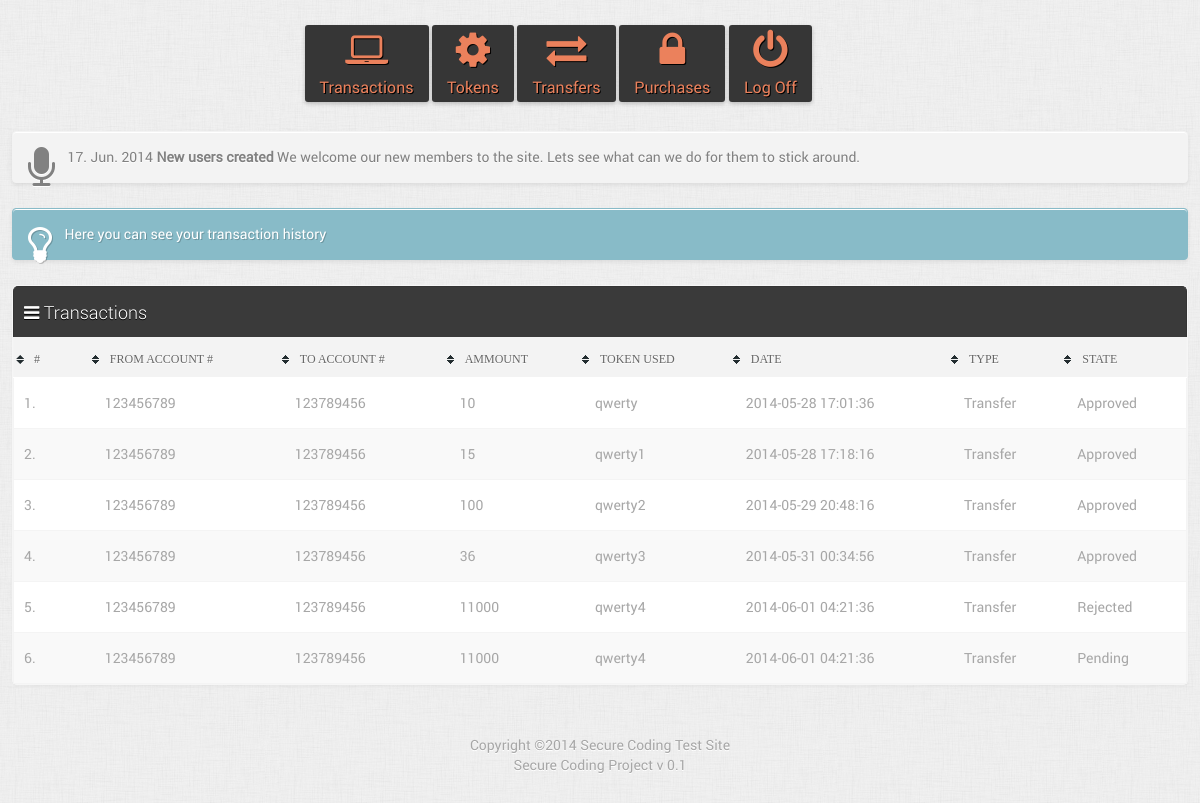
Page /loginsys/main.php?do=transactions (signed in) on the committed database.
### tables this page shows
CREATE TABLE IF NOT EXISTS `news` (
  `id` int(11) NOT NULL AUTO_INCREMENT,
  `title` varchar(55) NOT NULL,
  `body` text NOT NULL,
  `author` varchar(55) NOT NULL,
  `created` date NOT NULL DEFAULT '0000-00-00',
  `active` tinyint(1) NOT NULL DEFAULT '0',
  PRIMARY KEY (`id`)
);

CREATE TABLE IF NOT EXISTS `transactions` (
  `id` int(11) NOT NULL AUTO_INCREMENT,
  `from_account` int(11) NOT NULL,
  `to_account` int(11) NOT NULL,
  `ammount` int(11) NOT NULL,
  `token` varchar(50) NOT NULL,
  `transaction_date` int(11) NOT NULL,
  `transaction_state` int(11) NOT NULL,
  `transaction_type` int(11) NOT NULL,
  PRIMARY KEY (`id`,`from_account`,`to_account`),
  KEY `id` (`id`)
);

CREATE TABLE IF NOT EXISTS `settings` (
  `site_name` varchar(50) DEFAULT NULL,
  `site_email` varchar(40) DEFAULT NULL,
  `site_url` varchar(200) DEFAULT NULL,
  `reg_allowed` tinyint(1) NOT NULL DEFAULT '1',
  `user_limit` tinyint(1) NOT NULL DEFAULT '0',
  `reg_verify` tinyint(1) NOT NULL DEFAULT '0',
  `notify_admin` tinyint(1) NOT NULL DEFAULT '0',
  `auto_verify` tinyint(1) NOT NULL DEFAULT '0',
  `user_perpage` varchar(4) NOT NULL DEFAULT '10',
  `thumb_w` varchar(4) NOT NULL,
  `thumb_h` varchar(4) NOT NULL,
  `logo` varchar(50) DEFAULT NULL,
  `backup` varchar(60) DEFAULT NULL,
  `mailer` enum('PHP','SMTP') NOT NULL DEFAULT 'PHP',
  `smtp_host` varchar(100) DEFAULT NULL,
  `smtp_user` varchar(50) DEFAULT NULL,
  `smtp_pass` varchar(50) DEFAULT NULL,
  `smtp_port` varchar(6) DEFAULT NULL,
  `is_ssl` tinyint(1) NOT NULL DEFAULT '0',
  `version` varchar(5) DEFAULT NULL
);

### loginsys/lib/class_registry.php (called while the page is built, shortened)
<?php
  abstract class Registry
  {
      static $objects = array();
      public static function get($name)
      {
          return isset(self::$objects[$name]) ? self::$objects[$name] : null;
      }
      public static function set($name, $object)
      {
          self::$objects[$name] = $object;
      }
  }
?>

### loginsys/init.php (called while the page is built, shortened)
<?php
  require_once(BASEPATH . "lib/class_db.php");
  require_once(BASEPATH . "lib/class_registry.php");
  require_once(BASEPATH . "lib/functions.php");
  require_once(BASEPATH . "lib/class_core.php");
  Registry::set('Core',new Core());
  $core = Registry::get("Core");
  require_once(BASEPATH . "lib/class_user.php");
  $user = Registry::get("Users");
?>

### loginsys/lib/class_user.php (called while the page is built, shortened)
<?php
  class Users
  {
	  private static $db;
      function __construct()
      {
		  self::$db = Registry::get("Database");
      }
      private function startSession()
      {
          $this->logged_in = $this->loginCheck();
      }
      private function loginCheck()
      {
          if (isset($_SESSION['username']) && $_SESSION['username'] != "Guest") {
              return true;
          } else {
              return false;
          }
      }
      private function getUserInfo($username)
      {
          $username = sanitize($username);
          $username = self::$db->escape($username);
          $sql = "SELECT * FROM " . self::uTable . " WHERE username = '" . $username . "'";
          $row = self::$db->first($sql);
          return ($row) ? $row : 0;
      }
  }
?>

### loginsys/lib/class_db.php (called while the page is built, shortened)
<?php
  class Database
  {
      private $server = "";
      private $user = "";
      private $pass = "";
      protected $link_id = 0;
      protected $query_id = 0;
      function __construct($server, $user, $pass, $database)
      {
          $this->server = $server;
          $this->user = $user;
          $this->pass = $pass;
      }
      public function connect()
      {
          $this->link_id = $this->connect_db($this->server, $this->user, $this->pass);
		  mysqli_set_charset($this->link_id, "utf8");
      }
      private function connect_db($server, $user, $pass)
      {
          return mysqli_connect($server, $user, $pass);
      }
      public function query($sql)
      {
          if (trim($sql != "")) {
              $this->query_id = mysqli_query($this->link_id, $sql);
          }
          return $this->query_id;
      }
      public function first($string, $type = false)
      {
          $query_id = $this->query($string);
          $record = $this->fetch($query_id, $type);
          return $record;
      }
      public function fetch($query_id, $type = false)
      {
          if ($query_id)
              $this->query_id = $query_id;
          if (isset($this->query_id)) {
              $record = ($type) ? mysqli_fetch_array($this->query_id, MYSQL_ASSOC) : mysqli_fetch_object($this->query_id);
          } else
              $this->error("Invalid query_id: <b>" . $this->query_id . "</b>. Records could not be fetched.");
          return $record;
      }
      public function fetch_all($sql, $type = false)
      {
          $query_id = $this->query($sql);
          $record = array();
          while ($row = $this->fetch($query_id, $type)) :
              $record[] = $row;
          endwhile;
          return $record;
      }
      private function free($query_id)
      {
          if ($query_id)
              $this->query_id = $query_id;
          return mysqli_free_result($this->query_id);
      }
  }
?>

### loginsys/lib/class_core.php (called while the page is built, shortened)
<?php
  class Core
  {
	  private static $db;
      function __construct()
      {
		  self::$db = Registry::get("Database");
		  $this->getSettings();
          $this->year = (get('year')) ? get('year') : strftime('%Y');
          $this->month = (get('month')) ? get('month') : strftime('%m');
          $this->day = (get('day')) ? get('day') : strftime('%d');
          return mktime(0, 0, 0, $this->month, $this->day, $this->year);
      }
      private function getSettings()
      {
          $sql = "SELECT * FROM " . self::sTable;
          $row = self::$db->first($sql);
          $this->site_name = $row->site_name;
      }
      public function getTransactions()
      {
          $sql = "SELECT * FROM " . self::trTable;
          $row = self::$db->fetch_all($sql);
          return ($row) ? $row : 0;
      }
      public function renderNews()
      {
          $sql = "SELECT *, DATE_FORMAT(created, '%d. %b. %Y') as cdate FROM " . self::nTable . " WHERE active = 1";
          $row = self::$db->first($sql);
          return ($row) ? $row : 0;
      }
  }
?>

### loginsys/transactions.php (the view, shortened to what this page needs)
<?php switch(Filter::$action): case "edit": ?>
<?php default:?>
<?php $userrow = $core->getTransactions();?>
<p class="bluetip"><i class="icon-lightbulb icon-3x pull-left"></i>Here you can see your transaction history <br /></p>
<section class="widget">
  <header>
    <div class="row">
      <h1><i class="icon-reorder"></i> Transactions</h1>
    </div>
  </header>
  <div class="content2">
    <table class="myTable">
      <thead>
        <tr>
          <th width="header" class="left">#</th>
          <th class="header">From account #</th>
          <th class="header">To account #</th>
          <th class="header">Ammount</th>
          <th class="header">Token used</th>
          <th class="header">Date</th>
          <th class="header">Type</th>
          <th class="header">State</th>
        </tr>
      </thead>
      <tbody>
        <?php foreach ($userrow as $row):?>
        <tr>
          <th><?php echo $row->id;?>.</th>
          <td><?php echo $row->from_account;?></td>
          <td><?php echo $row->to_account;?></td>
          <td><?php echo $row->ammount;?></td>
          <td><?php echo $row->token;?></td>
          <td><?php echo gmdate("Y-m-d H:i:s", $row->transaction_date);?></td>
          <td><?php echo ($row->transaction_type == 1) ? 'Transfer' : 'Online Purchase';?></td>
          <?php if($row->transaction_state == 1):
              print('<td>Approved</td>');
          elseif($row->transaction_state == 2):
              print('<td>Rejected</td>');
          else:
              print('<td>Pending</td>');
          endif;
          ?>
        </tr>
        <?php endforeach;?>
    </table>
    <?php echo $pager->display_pages();?> </div>
</section>
<?php break;?>
<?php endswitch;?>

### loginsys/header.php (shortened to what this page needs)
<?php
	  $news = $core->renderNews();
?>
<!DOCTYPE html>
<html lang="en">
<head>
<link href="theme/css/front.css" rel="stylesheet" type="text/css">
<link rel="stylesheet" href="assets/jquery-ui.css" type="text/css" />
</head>
<body>
<div class="container">
<div class="row">
    <?php
        if ($user->logged_in): ?>
<div class="col grid_16">
  <div id="usermenu" class="flright">
      <a href="main.php?do=transactions"><i class="icon-laptop"></i> Transactions</a>
      <a href="main.php?do=tokens"><i class="icon-cog"></i> Tokens</a>
      <a href="main.php?do=transfers"><i class="icon-exchange"></i> Transfers</a>
      <a href="main.php?do=purchase"><i class="icon-lock"></i> Purchases</a>
    <?php if($user->logged_in):?>
    <a href="logout.php"><i class="icon-off"></i> Log Off</a>
    <?php endif;?>
  </div>
  </div>
  <?php endif; ?>
  </div>
  <?php if($news):?>
  <div id="news-slide" class="pagetip">
    <div id="news"><i class="icon-microphone icon-3x pull-left"></i><?php echo $news->cdate.' <strong>'.$news->title.'</strong>';?> <?php echo cleanOut($news->body);?> </div>
  </div>
  <?php endif;?>

### loginsys/lib/functions.php (shortened to what this page needs)
<?php
  function sanitize($string, $trim = false, $int = false, $str = false)
  {
      $string = filter_var($string, FILTER_SANITIZE_STRING);
      $string = trim($string);
      $string = stripslashes($string);
      $string = strip_tags($string);
      $string = str_replace(array('‘', '’', '“', '”'), array("'", "'", '"', '"'), $string);
      return $string;
  }
  function cleanOut($text) {
	 $text =  strtr($text, array('\r\n' => "", '\r' => "", '\n' => ""));
	 $text = html_entity_decode($text, ENT_QUOTES, 'UTF-8');
	 $text = str_replace('<br>', '<br />', $text);
	 return stripslashes($text);
  }
?>

### loginsys/main.php (shortened to what this page needs)
<?php
  require_once("init.php");
?>
<?php include("header.php");?>
<div class="wrap clearfix">
  <div id="content-wrap">
    <div id="content">
	   <?php (Filter::$do && file_exists(Filter::$do.".php")) ? include(Filter::$do.".php") : include("main.php");?>
    </div>
  </div>
</div>
<?php include("footer.php");?>

### loginsys/footer.php (shortened to what this page needs)
<footer id="footer" class="clearfix">
  Copyright &copy;<?php echo date('Y').' '.$core->site_name;?><br />
    Secure Coding Project v 0.1
</footer>
</div>
</body></html>

### loginsys/theme/css/front.css (style rules this page uses)
h1 { font-size: 28px; line-height: 50px; font-family: robotolight; font-weight: 300; }
body { font:normal 14px/20px robotoregular, Helvetica, sans-serif;color:#A7A7A7;background:#f7f7f7 url(../images/admin-body.jpg);margin: 0 0 100px; }
a { cursor:pointer;color:#EB815C;text-decoration:none;-webkit-transition:all .35s ease;-moz-transition:all .35s ease;-o-transition:all .35s ease;transition:all .35s ease;outline:none }
#usermenu { margin-top: 25px; margin-bottom: 25px; }
#usermenu a i { font-size:40px;display:block;margin-bottom:7px;line-height:40px;height:40px }
#usermenu a { text-align:center;border-radius:3px;font-size: 16px; background-color: #363636; display: inline-block; padding-top: 5px; padding-right: 15px; padding-bottom: 5px; padding-left: 15px; font-weight: 300;margin-bottom:4px;text-shadow:1px 1px 0 #000;box-shadow:0 2px 4px rgba(0,0,0,0.2) }
.pagetip,.greentip,.redtip,.orangetip,.bluetip { background:#F3F3F3;border:1px solid #F3F3F3;border-radius:4px;box-shadow:0 1px 0 #FFF inset, 0 2px 4px rgba(0,0,0,0.08);color:#818181;margin-bottom:25px;padding:15px;text-shadow:0 1px #fff }
.bluetip { background:#88bbc8;border-color:#88bbc8;color:#fff;text-shadow:1px 1px 0 rgba(0,0,0,0.2) }
section.widget { background: #fff; border: 1px solid #f6f6f6; min-height: 120px; border-radius: 5px; box-shadow: 0 2px 2px rgba(204,204,204,0.2); -webkit-box-shadow: 0 2px 2px rgba(204,204,204,0.2); -moz-box-shadow: 0 2px 2px rgba(204,204,204,0.2); box-sizing: border-box; -webkit-box-sizing: border-box; -moz-box-sizing: border-box; margin-top: 10px; margin-right: 0px; margin-bottom: 25px; margin-left: 0px; }
section.widget header { background-color: #3A3A3A; border: 1px solid #343434; color: #F2F2F2; display: block; text-shadow: 0 1px 0 black; border-bottom: none; overflow: visible; border-radius: 5px 5px 0 0; line-height:20px;padding: 10px }
section.widget header h1 { font-family:'robotolight', sans-serif;line-height:30px;font-size:18px;color:#fff;float:left }
section.widget .content2,section.widget .content.no-padding { padding:0 }
table.myTable th:first-child { padding-left:10px }
table.myTable tr:nth-child(odd) { background:#fff }
table.myTable { border:1px solid #f6f6f6;width:100%;border-radius:5px }
table.myTable thead tr { border-bottom: 1px solid #fff; }
table.myTable tr { border:1px solid #f4f4f4;background:#f9f9f9 }
table.myTable th { font-weight:400;min-width:20px;text-align:left;padding:15px 15px 0 }
table.myTable td { vertical-align:middle;padding:15px }
table.myTable thead tr .header { background-image: url(../images/sort.gif); background-repeat: no-repeat; background-position: -5px 17px; cursor: pointer; padding-left: 20px; line-height: 1em; height: 2em; background-color: #F3F3F3; font-weight: 300; text-transform: uppercase; font-size: 12px; text-shadow: 0 1px 0 #fff; color: #666; font-family: "maven_probold"; }
footer { text-align:center;text-shadow:0 1px #fff;margin-top:25px }

### loginsys/theme/css/grid.css (style rules this page uses)
html,body,div,span,applet,object,iframe,h1,h2,h3,h4,h5,h6,p,blockquote,pre,a,abbr,acronym,address,big,cite,code,del,dfn,em,font,img,ins,kbd,q,s,samp,small,strike,strong,sub,sup,tt,var,b,u,i,center,dl,dt,dd,ol,ul,li,fieldset,form,label,legend,table,caption,tbody,tfoot,thead,tr,th,td { background:transparent;border:0;margin:0;padding:0;vertical-align:baseline }
body { line-height:1 }
h1,h2,h3,h4,h5,h6 { font-weight:400 }
table { border:0;border-collapse:collapse;border-spacing:0 }
html { -ms-text-size-adjust:100%;-webkit-text-size-adjust:100%;font-family:sans-serif }
h1 { font-size:2em }
b,strong { font-weight:700 }
body,figure { margin:0 }
input,textarea,select,a,a:active,a:hover { outline:0 }
aside,article,footer,header,nav,section,article,aside,details,figcaption,figure,footer,header,hgroup,nav,section,summary { display:block }
.flright { float:right }
.container { width:1200px;margin:0 auto }
.row { margin-bottom:0 }
.col { display:block;float:left;width:100% }
@media (min-width: 1200px) { .col { margin-left:2% } }
@media (min-width: 1200px) { .grid_16 { width:66% } }
@media only screen and (min-width: 960px) and (max-width: 1200px) { .container { width:98% } }
@media only screen and (min-width: 960px) and (max-width: 1200px) { .col { margin-left:2% } }
@media only screen and (min-width: 960px) and (max-width: 1200px) { .grid_16 { width:66% } }
.row:after, .col:after, .flright:after, .flleft:after,.group:after,.clearfix:after { content: "";display: block;height: 0;clear: both;zoom:1;visibility: hidden }

### rows in the picture
news: title "New users created", body "We welcome our new members to the site. Lets see what can we do for them to stick around."
transactions: id "1", from_account "123456789", to_account "123789456", ammount "10", token "qwerty", transaction_date "2014-05-28 17:01:36", transaction_type "Transfer", transaction_state "Approved"
transactions: id "2", from_account "123456789", to_account "123789456", ammount "15", token "qwerty1", transaction_date "2014-05-28 17:18:16", transaction_type "Transfer", transaction_state "Approved"
transactions: id "3", from_account "123456789", to_account "123789456", ammount "100", token "qwerty2", transaction_date "2014-05-29 20:48:16", transaction_type "Transfer", transaction_state "Approved"
transactions: id "4", from_account "123456789", to_account "123789456", ammount "36", token "qwerty3", transaction_date "2014-05-31 00:34:56", transaction_type "Transfer", transaction_state "Approved"
transactions: id "5", from_account "123456789", to_account "123789456", ammount "11000", token "qwerty4", transaction_date "2014-06-01 04:21:36", transaction_type "Transfer", transaction_state "Rejected"
transactions: id "6", from_account "123456789", to_account "123789456", ammount "11000", token "qwerty4", transaction_date "2014-06-01 04:21:36", transaction_type "Transfer", transaction_state "Pending"
settings: site_name "Secure Coding Test Site"

### other values in the picture
$news->cdate "17. Jun. 2014"
